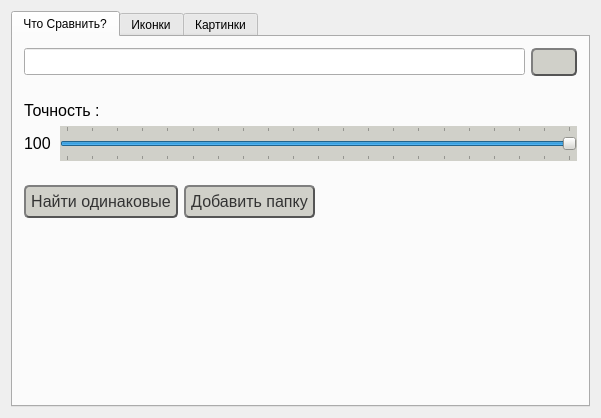
<?xml version="1.0" encoding="UTF-8"?>
<ui version="4.0">
 <class>Widget</class>
 <widget class="QWidget" name="Widget">
  <property name="geometry">
   <rect>
    <x>0</x>
    <y>0</y>
    <width>600</width>
    <height>411</height>
   </rect>
  </property>
  <property name="windowTitle">
   <string>Widget</string>
  </property>
  <layout class="QVBoxLayout" name="verticalLayout_7">
   <item>
    <widget class="QTabWidget" name="tabWidget">
     <property name="currentIndex">
      <number>0</number>
     </property>
     <widget class="QWidget" name="tab">
      <attribute name="title">
       <string>Что Сравнить?</string>
      </attribute>
      <layout class="QHBoxLayout" name="horizontalLayout_8">
       <item>
        <layout class="QVBoxLayout" name="verticalLayout_5">
         <item>
          <layout class="QVBoxLayout" name="verticalLayout_4">
           <item>
            <layout class="QVBoxLayout" name="verticalLayout_3">
             <item>
              <layout class="QHBoxLayout" name="horizontalLayout_2">
               <item>
                <widget class="QLineEdit" name="lineEdit">
                 <property name="minimumSize">
                  <size>
                   <width>0</width>
                   <height>27</height>
                  </size>
                 </property>
                </widget>
               </item>
               <item>
                <widget class="QPushButton" name="folderButton">
                 <property name="minimumSize">
                  <size>
                   <width>0</width>
                   <height>27</height>
                  </size>
                 </property>
                 <property name="toolTip">
                  <string>&lt;html&gt;&lt;head/&gt;&lt;body&gt;&lt;p&gt;Выбрать каталог поиска&lt;/p&gt;&lt;/body&gt;&lt;/html&gt;</string>
                 </property>
                 <property name="styleSheet">
                  <string notr="true">QPushButton {
    color: #333;
    border: 2px solid #555;
    border-radius: 5px;
    border-style: outset;
        background-color: rgb(208, 208, 201);
    padding: 5px;
    }

QPushButton:hover {
    background: qradialgradient(
        cx: 0.3, cy: -0.4, fx: 0.3, fy: -0.4,
        radius: 1.35, stop: 0 #fff, stop: 1 #bbb
        );
    }

QPushButton:pressed {
    border-style: inset;
    background: qradialgradient(
        cx: 0.4, cy: -0.1, fx: 0.4, fy: -0.1,
        radius: 1.35, stop: 0 #fff, stop: 1 #ddd
        );
    }</string>
                 </property>
                 <property name="text">
                  <string/>
                 </property>
                </widget>
               </item>
              </layout>
             </item>
             <item>
              <spacer name="verticalSpacer">
               <property name="orientation">
                <enum>Qt::Vertical</enum>
               </property>
               <property name="sizeHint" stdset="0">
                <size>
                 <width>17</width>
                 <height>18</height>
                </size>
               </property>
              </spacer>
             </item>
            </layout>
           </item>
           <item>
            <layout class="QVBoxLayout" name="verticalLayout">
             <item>
              <layout class="QHBoxLayout" name="horizontalLayout_4">
               <item>
                <widget class="QLabel" name="label">
                 <property name="font">
                  <font>
                   <pointsize>12</pointsize>
                  </font>
                 </property>
                 <property name="text">
                  <string>Точность :</string>
                 </property>
                </widget>
               </item>
               <item>
                <spacer name="horizontalSpacer">
                 <property name="orientation">
                  <enum>Qt::Horizontal</enum>
                 </property>
                 <property name="sizeHint" stdset="0">
                  <size>
                   <width>318</width>
                   <height>20</height>
                  </size>
                 </property>
                </spacer>
               </item>
              </layout>
             </item>
             <item>
              <layout class="QHBoxLayout" name="horizontalLayout_3">
               <item>
                <widget class="QLabel" name="labelForSlider">
                 <property name="minimumSize">
                  <size>
                   <width>30</width>
                   <height>0</height>
                  </size>
                 </property>
                 <property name="maximumSize">
                  <size>
                   <width>16777215</width>
                   <height>16777215</height>
                  </size>
                 </property>
                 <property name="baseSize">
                  <size>
                   <width>30</width>
                   <height>0</height>
                  </size>
                 </property>
                 <property name="font">
                  <font>
                   <family>MS Shell Dlg 2</family>
                   <pointsize>12</pointsize>
                   <weight>50</weight>
                   <bold>false</bold>
                   <kerning>true</kerning>
                  </font>
                 </property>
                 <property name="frameShape">
                  <enum>QFrame::NoFrame</enum>
                 </property>
                 <property name="text">
                  <string>100</string>
                 </property>
                </widget>
               </item>
               <item>
                <widget class="QSlider" name="horizontalSlider">
                 <property name="cursor">
                  <cursorShape>PointingHandCursor</cursorShape>
                 </property>
                 <property name="autoFillBackground">
                  <bool>false</bool>
                 </property>
                 <property name="styleSheet">
                  <string notr="true">QSlider {
    color: #333;
        background-color: rgb(208, 208, 201);
    padding: 5px;
    }

</string>
                 </property>
                 <property name="minimum">
                  <number>0</number>
                 </property>
                 <property name="maximum">
                  <number>100</number>
                 </property>
                 <property name="value">
                  <number>100</number>
                 </property>
                 <property name="sliderPosition">
                  <number>100</number>
                 </property>
                 <property name="orientation">
                  <enum>Qt::Horizontal</enum>
                 </property>
                 <property name="tickPosition">
                  <enum>QSlider::TicksBothSides</enum>
                 </property>
                 <property name="tickInterval">
                  <number>5</number>
                 </property>
                </widget>
               </item>
              </layout>
             </item>
            </layout>
           </item>
           <item>
            <spacer name="verticalSpacer_2">
             <property name="orientation">
              <enum>Qt::Vertical</enum>
             </property>
             <property name="sizeHint" stdset="0">
              <size>
               <width>17</width>
               <height>18</height>
              </size>
             </property>
            </spacer>
           </item>
           <item>
            <layout class="QHBoxLayout" name="horizontalLayout">
             <item>
              <widget class="QPushButton" name="findButton">
               <property name="font">
                <font>
                 <pointsize>12</pointsize>
                </font>
               </property>
               <property name="styleSheet">
                <string notr="true">QPushButton {
    color: #333;
    border: 2px solid #555;
    border-radius: 5px;
    border-style: outset;
        background-color: rgb(208, 208, 201);
    padding: 5px;
    }

QPushButton:hover {
    background: qradialgradient(
        cx: 0.3, cy: -0.4, fx: 0.3, fy: -0.4,
        radius: 1.35, stop: 0 #fff, stop: 1 #bbb
        );
    }

QPushButton:pressed {
    border-style: inset;
    background: qradialgradient(
        cx: 0.4, cy: -0.1, fx: 0.4, fy: -0.1,
        radius: 1.35, stop: 0 #fff, stop: 1 #ddd
        );
    }</string>
               </property>
               <property name="text">
                <string>Найти одинаковые</string>
               </property>
              </widget>
             </item>
             <item>
              <widget class="QPushButton" name="addFolderButton">
               <property name="font">
                <font>
                 <pointsize>12</pointsize>
                </font>
               </property>
               <property name="styleSheet">
                <string notr="true">QPushButton {
    color: #333;
    border: 2px solid #555;
    border-radius: 5px;
    border-style: outset;
        background-color: rgb(208, 208, 201);
    padding: 5px;
    }

QPushButton:hover {
    background: qradialgradient(
        cx: 0.3, cy: -0.4, fx: 0.3, fy: -0.4,
        radius: 1.35, stop: 0 #fff, stop: 1 #bbb
        );
    }

QPushButton:pressed {
    border-style: inset;
    background: qradialgradient(
        cx: 0.4, cy: -0.1, fx: 0.4, fy: -0.1,
        radius: 1.35, stop: 0 #fff, stop: 1 #ddd
        );
    }</string>
               </property>
               <property name="text">
                <string>Добавить папку</string>
               </property>
              </widget>
             </item>
             <item>
              <spacer name="horizontalSpacer_8">
               <property name="orientation">
                <enum>Qt::Horizontal</enum>
               </property>
               <property name="sizeHint" stdset="0">
                <size>
                 <width>58</width>
                 <height>20</height>
                </size>
               </property>
              </spacer>
             </item>
            </layout>
           </item>
          </layout>
         </item>
         <item>
          <widget class="QLabel" name="labelNotAgain">
           <property name="minimumSize">
            <size>
             <width>150</width>
             <height>25</height>
            </size>
           </property>
           <property name="font">
            <font>
             <pointsize>10</pointsize>
            </font>
           </property>
           <property name="text">
            <string/>
           </property>
          </widget>
         </item>
         <item>
          <spacer name="verticalSpacer_3">
           <property name="orientation">
            <enum>Qt::Vertical</enum>
           </property>
           <property name="sizeHint" stdset="0">
            <size>
             <width>553</width>
             <height>87</height>
            </size>
           </property>
          </spacer>
         </item>
        </layout>
       </item>
      </layout>
     </widget>
     <widget class="QWidget" name="tab_2">
      <attribute name="title">
       <string>Иконки</string>
      </attribute>
      <layout class="QVBoxLayout" name="verticalLayout_6">
       <item>
        <widget class="QListWidget" name="widgetForIcons">
         <property name="frameShape">
          <enum>QFrame::Box</enum>
         </property>
         <property name="sizeAdjustPolicy">
          <enum>QAbstractScrollArea::AdjustToContents</enum>
         </property>
         <property name="editTriggers">
          <set>QAbstractItemView::NoEditTriggers</set>
         </property>
         <property name="showDropIndicator" stdset="0">
          <bool>false</bool>
         </property>
         <property name="dragDropMode">
          <enum>QAbstractItemView::DragDrop</enum>
         </property>
         <property name="selectionMode">
          <enum>QAbstractItemView::NoSelection</enum>
         </property>
         <property name="iconSize">
          <size>
           <width>100</width>
           <height>100</height>
          </size>
         </property>
         <property name="textElideMode">
          <enum>Qt::ElideNone</enum>
         </property>
         <property name="resizeMode">
          <enum>QListView::Adjust</enum>
         </property>
         <property name="gridSize">
          <size>
           <width>130</width>
           <height>100</height>
          </size>
         </property>
         <property name="viewMode">
          <enum>QListView::IconMode</enum>
         </property>
         <property name="uniformItemSizes">
          <bool>false</bool>
         </property>
        </widget>
       </item>
       <item>
        <layout class="QHBoxLayout" name="horizontalLayout_5">
         <item>
          <spacer name="horizontalSpacer_9">
           <property name="orientation">
            <enum>Qt::Horizontal</enum>
           </property>
           <property name="sizeHint" stdset="0">
            <size>
             <width>208</width>
             <height>20</height>
            </size>
           </property>
          </spacer>
         </item>
         <item>
          <widget class="QPushButton" name="notSelectButton">
           <property name="minimumSize">
            <size>
             <width>110</width>
             <height>41</height>
            </size>
           </property>
           <property name="font">
            <font>
             <pointsize>12</pointsize>
            </font>
           </property>
           <property name="styleSheet">
            <string notr="true">QPushButton {
    color: #333;
    border: 2px solid #555;
    border-radius: 5px;
    border-style: outset;
        background-color: rgb(208, 208, 201);
    padding: 5px;
    }

QPushButton:hover {
    background: qradialgradient(
        cx: 0.3, cy: -0.4, fx: 0.3, fy: -0.4,
        radius: 1.35, stop: 0 #fff, stop: 1 #bbb
        );
    }

QPushButton:pressed {
    border-style: inset;
    background: qradialgradient(
        cx: 0.4, cy: -0.1, fx: 0.4, fy: -0.1,
        radius: 1.35, stop: 0 #fff, stop: 1 #ddd
        );
    }</string>
           </property>
           <property name="text">
            <string>Снять Выделения</string>
           </property>
          </widget>
         </item>
         <item>
          <widget class="QPushButton" name="deleteSelectedButton">
           <property name="minimumSize">
            <size>
             <width>170</width>
             <height>41</height>
            </size>
           </property>
           <property name="font">
            <font>
             <pointsize>12</pointsize>
            </font>
           </property>
           <property name="styleSheet">
            <string notr="true">QPushButton {
    color: #333;
    border: 2px solid #555;
    border-radius: 5px;
    border-style: outset;
        background-color: rgb(208, 208, 201);
    padding: 5px;
    }

QPushButton:hover {
    background: qradialgradient(
        cx: 0.3, cy: -0.4, fx: 0.3, fy: -0.4,
        radius: 1.35, stop: 0 #fff, stop: 1 #bbb
        );
    }

QPushButton:pressed {
    border-style: inset;
    background: qradialgradient(
        cx: 0.4, cy: -0.1, fx: 0.4, fy: -0.1,
        radius: 1.35, stop: 0 #fff, stop: 1 #ddd
        );
    }</string>
           </property>
           <property name="text">
            <string>Удалить Выделенные</string>
           </property>
          </widget>
         </item>
        </layout>
       </item>
      </layout>
     </widget>
     <widget class="QWidget" name="tab_3">
      <attribute name="title">
       <string>Картинки</string>
      </attribute>
      <layout class="QVBoxLayout" name="verticalLayout_8">
       <item>
        <layout class="QHBoxLayout" name="horizontalLayout_6">
         <item>
          <widget class="QTableWidget" name="listOfImages">
           <property name="sizePolicy">
            <sizepolicy hsizetype="Fixed" vsizetype="Expanding">
             <horstretch>0</horstretch>
             <verstretch>0</verstretch>
            </sizepolicy>
           </property>
           <property name="minimumSize">
            <size>
             <width>180</width>
             <height>297</height>
            </size>
           </property>
           <property name="baseSize">
            <size>
             <width>180</width>
             <height>297</height>
            </size>
           </property>
           <property name="font">
            <font>
             <pointsize>10</pointsize>
            </font>
           </property>
          </widget>
         </item>
         <item>
          <layout class="QVBoxLayout" name="verticalLayout_2">
           <item>
            <widget class="QLabel" name="screenImage">
             <property name="minimumSize">
              <size>
               <width>355</width>
               <height>251</height>
              </size>
             </property>
             <property name="sizeIncrement">
              <size>
               <width>100</width>
               <height>100</height>
              </size>
             </property>
             <property name="baseSize">
              <size>
               <width>355</width>
               <height>251</height>
              </size>
             </property>
             <property name="styleSheet">
              <string notr="true">color: rgb(253, 255, 106);
background-color: rgb(58, 252, 255);
background-color: rgb(180, 180, 180);</string>
             </property>
             <property name="text">
              <string/>
             </property>
            </widget>
           </item>
           <item>
            <widget class="QLabel" name="imagePropertiesLabel">
             <property name="sizePolicy">
              <sizepolicy hsizetype="Ignored" vsizetype="Fixed">
               <horstretch>0</horstretch>
               <verstretch>0</verstretch>
              </sizepolicy>
             </property>
             <property name="minimumSize">
              <size>
               <width>331</width>
               <height>35</height>
              </size>
             </property>
             <property name="font">
              <font>
               <pointsize>10</pointsize>
              </font>
             </property>
             <property name="styleSheet">
              <string notr="true">background-color: rgb(197, 197, 197);</string>
             </property>
             <property name="text">
              <string/>
             </property>
            </widget>
           </item>
          </layout>
         </item>
        </layout>
       </item>
       <item>
        <layout class="QHBoxLayout" name="horizontalLayout_7">
         <item>
          <spacer name="horizontalSpacer_3">
           <property name="orientation">
            <enum>Qt::Horizontal</enum>
           </property>
           <property name="sizeHint" stdset="0">
            <size>
             <width>208</width>
             <height>20</height>
            </size>
           </property>
          </spacer>
         </item>
         <item>
          <widget class="QPushButton" name="notSelectButton2">
           <property name="minimumSize">
            <size>
             <width>110</width>
             <height>41</height>
            </size>
           </property>
           <property name="font">
            <font>
             <pointsize>12</pointsize>
            </font>
           </property>
           <property name="styleSheet">
            <string notr="true">QPushButton {
    color: #333;
    border: 2px solid #555;
    border-radius: 5px;
    border-style: outset;
        background-color: rgb(208, 208, 201);
    padding: 5px;
    }

QPushButton:hover {
    background: qradialgradient(
        cx: 0.3, cy: -0.4, fx: 0.3, fy: -0.4,
        radius: 1.35, stop: 0 #fff, stop: 1 #bbb
        );
    }

QPushButton:pressed {
    border-style: inset;
    background: qradialgradient(
        cx: 0.4, cy: -0.1, fx: 0.4, fy: -0.1,
        radius: 1.35, stop: 0 #fff, stop: 1 #ddd
        );
    }</string>
           </property>
           <property name="text">
            <string>Снять Выделения</string>
           </property>
          </widget>
         </item>
         <item>
          <widget class="QPushButton" name="deleteSelectedButton2">
           <property name="minimumSize">
            <size>
             <width>110</width>
             <height>41</height>
            </size>
           </property>
           <property name="font">
            <font>
             <pointsize>12</pointsize>
            </font>
           </property>
           <property name="styleSheet">
            <string notr="true">QPushButton {
    color: #333;
    border: 2px solid #555;
    border-radius: 5px;
    border-style: outset;
        background-color: rgb(208, 208, 201);
    padding: 5px;
    }

QPushButton:hover {
    background: qradialgradient(
        cx: 0.3, cy: -0.4, fx: 0.3, fy: -0.4,
        radius: 1.35, stop: 0 #fff, stop: 1 #bbb
        );
    }

QPushButton:pressed {
    border-style: inset;
    background: qradialgradient(
        cx: 0.4, cy: -0.1, fx: 0.4, fy: -0.1,
        radius: 1.35, stop: 0 #fff, stop: 1 #ddd
        );
    }</string>
           </property>
           <property name="text">
            <string>Удалить Выделенные</string>
           </property>
          </widget>
         </item>
        </layout>
       </item>
      </layout>
     </widget>
    </widget>
   </item>
  </layout>
 </widget>
 <layoutdefault spacing="6" margin="11"/>
 <resources/>
 <connections/>
</ui>
